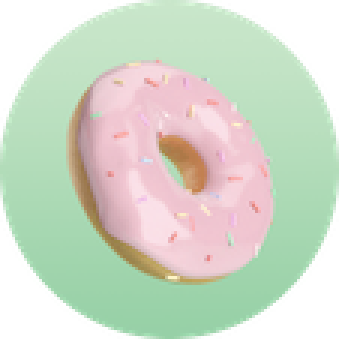
#> input picture matplotlib/donut_circle.png, 113 x 113 px, found by its file name (shown 3 times larger)
$ python matplot_images.py
#> lines starting #> are read from the running program, lines starting #| are printed output that depends on the picture
import matplotlib.pyplot as plt
import matplotlib.image as mpimg
import numpy as np

img = mpimg.imread("/media/onesmus/dev/dev/python/matplotlib/donut_circle.png")
#> img is the input picture: shape (113, 113, 4) float32; mean R, G, B, A 0.628, 0.668, 0.6, 0.785
print(img)
#> (printed output is left out)
img = img[:, :, 0]
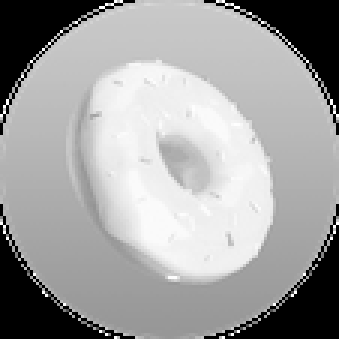
#> img: shape (113, 113) float32 (shown 3 times larger); min 0, max 1, mean 0.628
imgplot = plt.imshow(img,cmap="hot")
imgplot.set_cmap('nipy_spectral')
print(img)
#> (printed output is left out)
plt.colorbar()
plt.show()
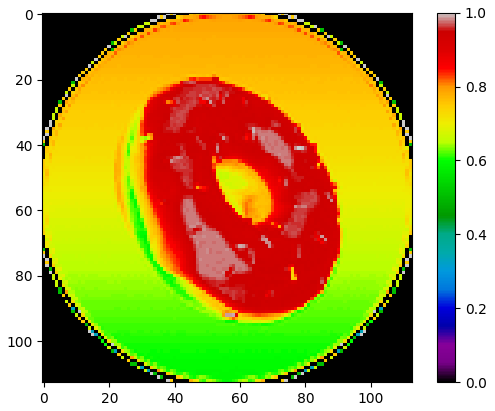
#> figure drawn by matplotlib, 2 panels

$ run again, with matplotlib/images (2).jpeg saved as matplotlib/donut_circle.png
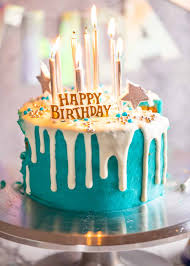
#> input picture matplotlib/images (2).jpeg, 190 x 266 px, found by its file name
#> img is the input picture: shape (266, 190, 3) float32; mean R, G, B 0.676, 0.701, 0.665
#> (printed output is left out)
#> `img = img[:, :, 0]`:
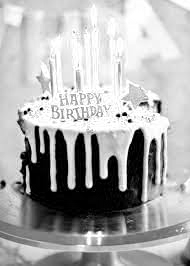
#> img: shape (266, 190) float32; min 0, max 1, mean 0.676
#> (printed output is left out)
#> `plt.show()`:
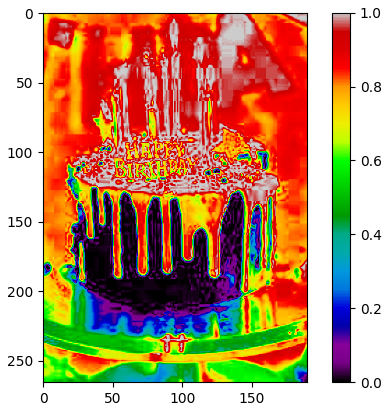
#> figure drawn by matplotlib, 2 panels
